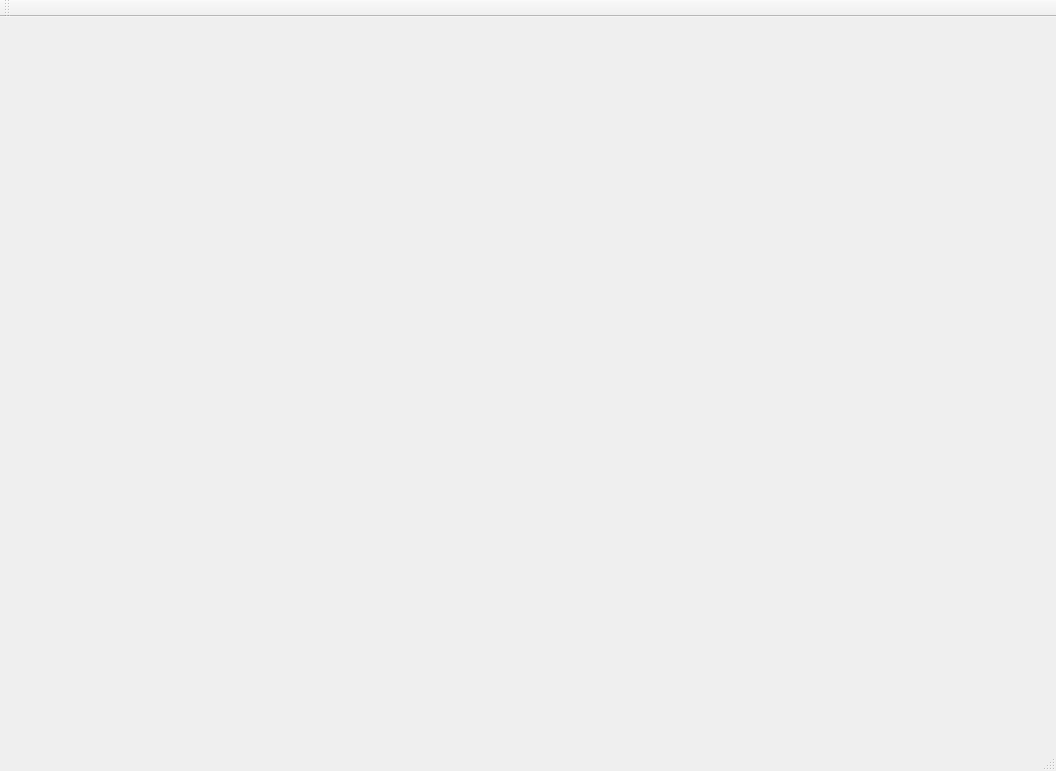
<?xml version="1.0" encoding="UTF-8"?>
<ui version="4.0">
 <class>MainWindow</class>
 <widget class="QMainWindow" name="MainWindow">
  <property name="geometry">
   <rect>
    <x>0</x>
    <y>0</y>
    <width>1056</width>
    <height>771</height>
   </rect>
  </property>
  <property name="windowTitle">
   <string>MainWindow</string>
  </property>
  <widget class="QWidget" name="centralWidget">
   <widget class="QLabel" name="label_video1">
    <property name="geometry">
     <rect>
      <x>10</x>
      <y>10</y>
      <width>480</width>
      <height>320</height>
     </rect>
    </property>
    <property name="text">
     <string/>
    </property>
   </widget>
   <widget class="QLabel" name="label_video2">
    <property name="geometry">
     <rect>
      <x>540</x>
      <y>10</y>
      <width>480</width>
      <height>320</height>
     </rect>
    </property>
    <property name="text">
     <string/>
    </property>
   </widget>
   <widget class="QLabel" name="label_video3">
    <property name="geometry">
     <rect>
      <x>10</x>
      <y>350</y>
      <width>480</width>
      <height>320</height>
     </rect>
    </property>
    <property name="text">
     <string/>
    </property>
   </widget>
   <widget class="QLabel" name="label_video4">
    <property name="geometry">
     <rect>
      <x>540</x>
      <y>350</y>
      <width>480</width>
      <height>320</height>
     </rect>
    </property>
    <property name="text">
     <string/>
    </property>
   </widget>
  </widget>
  <widget class="QMenuBar" name="menuBar">
   <property name="geometry">
    <rect>
     <x>0</x>
     <y>0</y>
     <width>1056</width>
     <height>19</height>
    </rect>
   </property>
  </widget>
  <widget class="QToolBar" name="mainToolBar">
   <attribute name="toolBarArea">
    <enum>TopToolBarArea</enum>
   </attribute>
   <attribute name="toolBarBreak">
    <bool>false</bool>
   </attribute>
  </widget>
  <widget class="QStatusBar" name="statusBar"/>
 </widget>
 <layoutdefault spacing="6" margin="11"/>
 <resources/>
 <connections/>
</ui>
